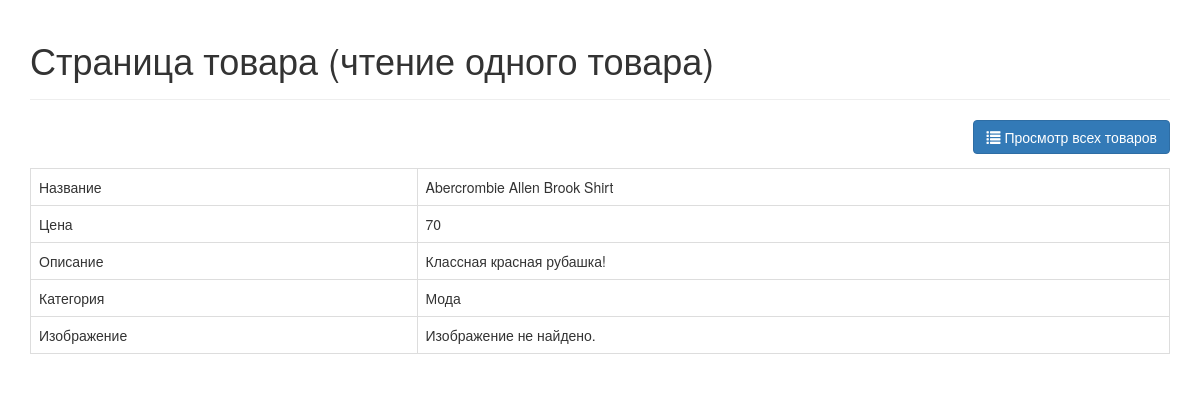
The app's page /read_product.php?id=13 with its own data.
### tables this page shows
CREATE TABLE `products` (
  `id` int(11) NOT NULL,
  `name` varchar(32) NOT NULL,
  `description` text NOT NULL,
  `price` int(11) NOT NULL,
  `image` varchar(255) NOT NULL,
  `category_id` int(11) NOT NULL,
  `created` datetime NOT NULL,
  `modified` timestamp NOT NULL DEFAULT CURRENT_TIMESTAMP
);

CREATE TABLE `categories` (
  `id` int(11) NOT NULL,
  `name` varchar(256) NOT NULL,
  `created` datetime NOT NULL,
  `modified` timestamp NOT NULL DEFAULT CURRENT_TIMESTAMP
);

### objects/product.php (called while the page is built, shortened)
<?php
class Product
{
    private $conn;
    private $table_name = "products";
    public $id;
    public function __construct($db)
    {
        $this->conn = $db;
    }
    function readOne()
    {
        $query = "SELECT name, price, description, category_id, image
        FROM " . $this->table_name . "
        WHERE id = ?
        LIMIT 0,1";
        $stmt = $this->conn->prepare($query);
        $stmt->bindParam(1, $this->id);
        $stmt->execute();
        $row = $stmt->fetch(PDO::FETCH_ASSOC);
        $this->name = $row["name"];
        $this->price = $row["price"];
        $this->description = $row["description"];
        $this->image = $row["image"];
    }
}

### objects/category.php (called while the page is built, shortened)
<?php
class Category
{
    private $conn;
    private $table_name = "categories";
    public $id;
    public function __construct($db)
    {
        $this->conn = $db;
    }
    function readName()
    {
        $query = "SELECT name FROM " . $this->table_name . " WHERE id = ? limit 0,1";
        $stmt = $this->conn->prepare($query);
        $stmt->bindParam(1, $this->id);
        $stmt->execute();
        $row = $stmt->fetch(PDO::FETCH_ASSOC);
        $this->name = $row["name"];
    }
}

### read_product.php (the view, shortened to what this page needs)
<?php
$id = isset($_GET["id"]) ? $_GET["id"] : die("ERROR: отсутствует ID.");
include_once "objects/product.php";
include_once "objects/category.php";
$database = new Database();
$db = $database->getConnection();
$product = new Product($db);
$category = new Category($db);
$product->id = $id;
$product->readOne();
require_once "layout_header.php";
?>
    <div class="right-button-margin">
        <a href="index.php" class="btn btn-primary pull-right">
            <span class="glyphicon glyphicon-list"></span> Просмотр всех товаров
        </a>
    </div>
    <table class="table table-hover table-responsive table-bordered">
        <tr>
            <td>Название</td>
            <td><?= $product->name; ?></td>
        </tr>
        <tr>
            <td>Цена</td>
            <td><?= $product->price; ?></td>
        </tr>
        <tr>
            <td>Описание</td>
            <td><?= $product->description; ?></td>
        </tr>
        <tr>
            <td>Категория</td>
            <td>
                <?php
                $category->id = $product->category_id;
                $category->readName();
                echo $category->name;
                ?>
            </td>
        <tr>
            <td>Изображение</td>
            <td>
                <?= $product->image ? "<img src='uploads/{$product->image}' style='width:300px;' />" : "Изображение не найдено."; ?>
            </td>
        </tr>
        </tr>
    </table>
<?php
require_once "layout_footer.php";

### libs/css/custom.css (style rules this page uses)
.right-button-margin { margin: 0 0 1em 0; overflow: hidden; }

### records on screen
products: name "Abercrombie Allen Brook Shirt", price "70", description "Классная красная рубашка!"
categories: name "Мода"

### other values on screen
$page_title "Страница товара (чтение одного товара)"
